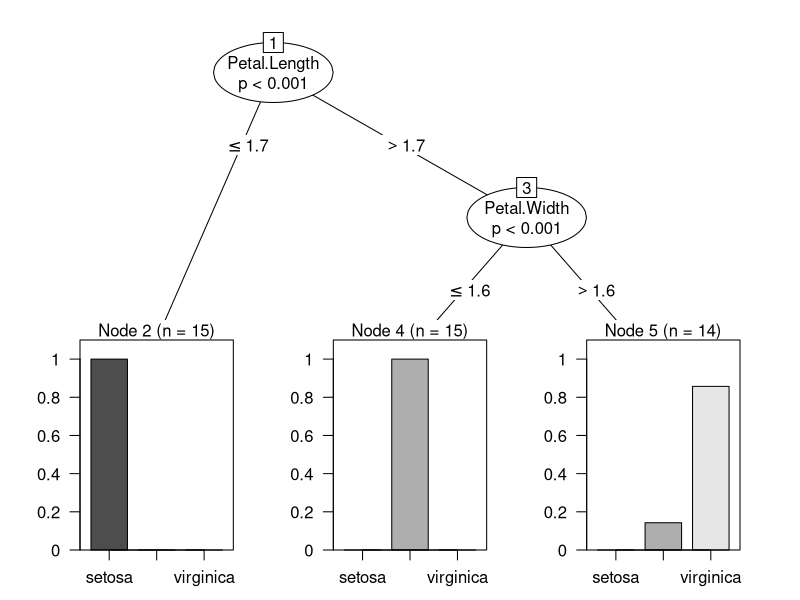
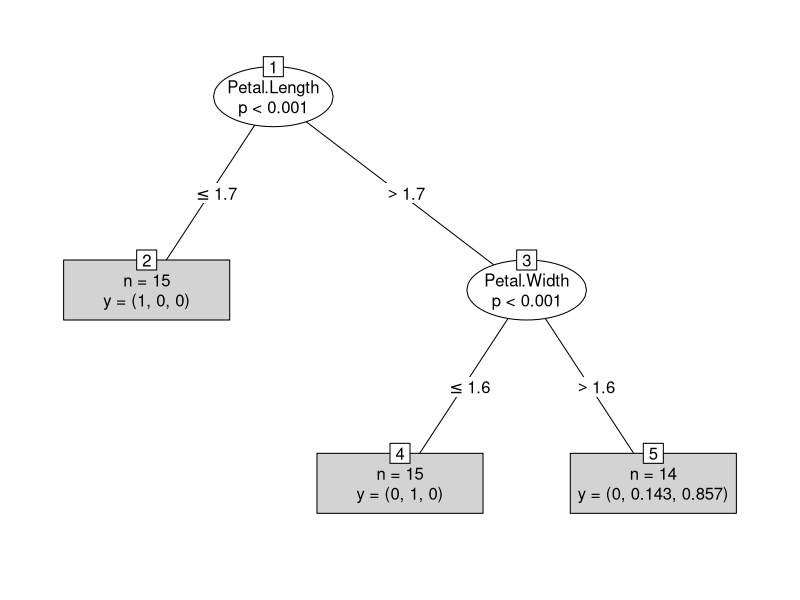

Here is the R script that generated these plots, in order:

#===============================================================================================================
# 의사결정나무
#===============================================================================================================

# party package
# 의사결정나무를 사용하기 편한 다양한 분류 패키지 중 하나
# 단점 : 분실값을 잘 처리하지 못함
#        tree에 투입된 데이터가 표시되지 않거나 predict가 실패하는 경우 문제 발생

install.packages("party")
library(party)

# train : 70%, test : 30%
idx <- sample(2, nrow(iris), replace=TRUE, prob=c(0.7,0.3))  # 1, 2 대입
train.data <- iris[idx==2,]
test.data <- iris[idx==1,]

# modeling
iris.tree <- ctree(Species~., data=train.data)

# Plot
plot(iris.tree)
plot(iris.tree, type="simple")

# Evaluate
table(predict(iris.tree), train.data$Species)
#             setosa versicolor virginica
# setosa         20          0         0
# versicolor      0         14         1
# virginica       0          0        13

# Test
test.pre <- predict(iris.tree, newdata=test.data)
table(test.pre, test.data$Species)
# test.pre     setosa versicolor virginica
# setosa         24          0         0
# versicolor      6         34         3
# virginica       0          2        33
